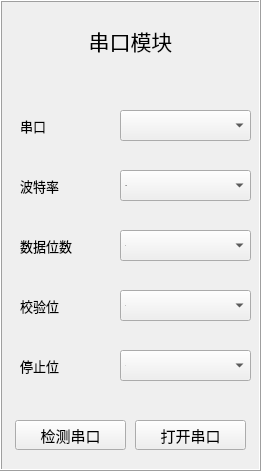
   <widget class="QFrame" name="frame">
    <property name="geometry">
     <rect>
      <x>10</x>
      <y>10</y>
      <width>261</width>
      <height>471</height>
     </rect>
    </property>
    <property name="sizePolicy">
     <sizepolicy hsizetype="Fixed" vsizetype="Fixed">
      <horstretch>0</horstretch>
      <verstretch>0</verstretch>
     </sizepolicy>
    </property>
    <property name="frameShape">
     <enum>QFrame::Box</enum>
    </property>
    <property name="frameShadow">
     <enum>QFrame::Raised</enum>
    </property>
    <widget class="QLabel" name="label_61">
     <property name="geometry">
      <rect>
       <x>10</x>
       <y>20</y>
       <width>241</width>
       <height>41</height>
      </rect>
     </property>
     <property name="sizePolicy">
      <sizepolicy hsizetype="Fixed" vsizetype="Fixed">
       <horstretch>0</horstretch>
       <verstretch>0</verstretch>
      </sizepolicy>
     </property>
     <property name="maximumSize">
      <size>
       <width>16777215</width>
       <height>16777215</height>
      </size>
     </property>
     <property name="font">
      <font>
       <pointsize>16</pointsize>
      </font>
     </property>
     <property name="text">
      <string>串口模块</string>
     </property>
     <property name="alignment">
      <set>Qt::AlignCenter</set>
     </property>
    </widget>
    <widget class="QLabel" name="label_5">
     <property name="geometry">
      <rect>
       <x>20</x>
       <y>110</y>
       <width>91</width>
       <height>31</height>
      </rect>
     </property>
     <property name="sizePolicy">
      <sizepolicy hsizetype="Fixed" vsizetype="Fixed">
       <horstretch>0</horstretch>
       <verstretch>0</verstretch>
      </sizepolicy>
     </property>
     <property name="font">
      <font>
       <pointsize>10</pointsize>
      </font>
     </property>
     <property name="text">
      <string>串口</string>
     </property>
    </widget>
    <widget class="QComboBox" name="ComboBox_Port">
     <property name="geometry">
      <rect>
       <x>120</x>
       <y>110</y>
       <width>131</width>
       <height>31</height>
      </rect>
     </property>
     <property name="sizePolicy">
      <sizepolicy hsizetype="Fixed" vsizetype="Fixed">
       <horstretch>0</horstretch>
       <verstretch>0</verstretch>
      </sizepolicy>
     </property>
     <property name="font">
      <font>
       <family>Microsoft YaHei</family>
       <pointsize>-1</pointsize>
       <weight>50</weight>
       <italic>false</italic>
       <bold>false</bold>
      </font>
     </property>
     <property name="styleSheet">
      <string notr="true"/>
     </property>
    </widget>
    <widget class="QComboBox" name="ComboBox_Baud">
     <property name="geometry">
      <rect>
       <x>120</x>
       <y>170</y>
       <width>131</width>
       <height>31</height>
      </rect>
     </property>
     <property name="sizePolicy">
      <sizepolicy hsizetype="Fixed" vsizetype="Fixed">
       <horstretch>0</horstretch>
       <verstretch>0</verstretch>
      </sizepolicy>
     </property>
     <property name="font">
      <font>
       <family>Microsoft YaHei</family>
       <pointsize>-1</pointsize>
       <weight>50</weight>
       <italic>false</italic>
       <bold>false</bold>
      </font>
     </property>
     <property name="styleSheet">
      <string notr="true"/>
     </property>
     <item>
      <property name="text">
       <string>1200</string>
      </property>
     </item>
     <item>
      <property name="text">
       <string>2400</string>
      </property>
     </item>
     <item>
      <property name="text">
       <string>4800</string>
      </property>
     </item>
     <item>
      <property name="text">
       <string>9600</string>
      </property>
     </item>
     <item>
      <property name="text">
       <string>14400</string>
      </property>
     </item>
     <item>
      <property name="text">
       <string>19200</string>
      </property>
     </item>
     <item>
      <property name="text">
       <string>28800</string>
      </property>
     </item>
     <item>
      <property name="text">
       <string>38400</string>
      </property>
     </item>
     <item>
      <property name="text">
       <string>57600</string>
      </property>
     </item>
     <item>
      <property name="text">
       <string>115200</string>
      </property>
     </item>
     <item>
      <property name="text">
       <string>230400</string>
      </property>
     </item>
     <item>
      <property name="text">
       <string>460800</string>
      </property>
     </item>
     <item>
      <property name="text">
       <string>921600</string>
      </property>
     </item>
    </widget>
    <widget class="QLabel" name="label_4">
     <property name="geometry">
      <rect>
       <x>20</x>
       <y>170</y>
       <width>91</width>
       <height>31</height>
      </rect>
     </property>
     <property name="sizePolicy">
      <sizepolicy hsizetype="Fixed" vsizetype="Fixed">
       <horstretch>0</horstretch>
       <verstretch>0</verstretch>
      </sizepolicy>
     </property>
     <property name="font">
      <font>
       <pointsize>10</pointsize>
      </font>
     </property>
     <property name="text">
      <string>波特率</string>
     </property>
    </widget>
    <widget class="QComboBox" name="ComboBox_BitNum">
     <property name="geometry">
      <rect>
       <x>120</x>
       <y>230</y>
       <width>131</width>
       <height>31</height>
      </rect>
     </property>
     <property name="sizePolicy">
      <sizepolicy hsizetype="Fixed" vsizetype="Fixed">
       <horstretch>0</horstretch>
       <verstretch>0</verstretch>
      </sizepolicy>
     </property>
     <property name="font">
      <font>
       <family>Microsoft YaHei</family>
       <pointsize>-1</pointsize>
       <weight>50</weight>
       <italic>false</italic>
       <bold>false</bold>
      </font>
     </property>
     <item>
      <property name="text">
       <string>8</string>
      </property>
     </item>
     <item>
      <property name="text">
       <string>5</string>
      </property>
     </item>
     <item>
      <property name="text">
       <string>6</string>
      </property>
     </item>
     <item>
      <property name="text">
       <string>7</string>
      </property>
     </item>
    </widget>
    <widget class="QComboBox" name="ComboBox_Parity">
     <property name="geometry">
      <rect>
       <x>120</x>
       <y>290</y>
       <width>131</width>
       <height>31</height>
      </rect>
     </property>
     <property name="sizePolicy">
      <sizepolicy hsizetype="Fixed" vsizetype="Fixed">
       <horstretch>0</horstretch>
       <verstretch>0</verstretch>
      </sizepolicy>
     </property>
     <property name="font">
      <font>
       <family>Microsoft YaHei</family>
       <pointsize>-1</pointsize>
       <weight>50</weight>
       <italic>false</italic>
       <bold>false</bold>
      </font>
     </property>
     <item>
      <property name="text">
       <string>0</string>
      </property>
     </item>
     <item>
      <property name="text">
       <string>-1</string>
      </property>
     </item>
     <item>
      <property name="text">
       <string>2</string>
      </property>
     </item>
     <item>
      <property name="text">
       <string>3</string>
      </property>
     </item>
     <item>
      <property name="text">
       <string>4</string>
      </property>
     </item>
     <item>
      <property name="text">
       <string>5</string>
      </property>
     </item>
    </widget>
    <widget class="QComboBox" name="ComboBox_Stop">
     <property name="geometry">
      <rect>
       <x>120</x>
       <y>350</y>
       <width>131</width>
       <height>31</height>
      </rect>
     </property>
     <property name="sizePolicy">
      <sizepolicy hsizetype="Fixed" vsizetype="Fixed">
       <horstretch>0</horstretch>
       <verstretch>0</verstretch>
      </sizepolicy>
     </property>
     <property name="font">
      <font>
       <family>Microsoft YaHei</family>
       <pointsize>-1</pointsize>
       <weight>50</weight>
       <italic>false</italic>
       <bold>false</bold>
      </font>
     </property>
     <item>
      <property name="text">
       <string>1</string>
      </property>
     </item>
     <item>
      <property name="text">
       <string>2</string>
      </property>
     </item>
    </widget>
    <widget class="QLabel" name="label_3">
     <property name="geometry">
      <rect>
       <x>20</x>
       <y>230</y>
       <width>91</width>
       <height>31</height>
      </rect>
     </property>
     <property name="sizePolicy">
      <sizepolicy hsizetype="Fixed" vsizetype="Fixed">
       <horstretch>0</horstretch>
       <verstretch>0</verstretch>
      </sizepolicy>
     </property>
     <property name="font">
      <font>
       <pointsize>10</pointsize>
      </font>
     </property>
     <property name="text">
      <string>数据位数</string>
     </property>
    </widget>
    <widget class="QLabel" name="label_2">
     <property name="geometry">
      <rect>
       <x>20</x>
       <y>290</y>
       <width>91</width>
       <height>31</height>
      </rect>
     </property>
     <property name="sizePolicy">
      <sizepolicy hsizetype="Fixed" vsizetype="Fixed">
       <horstretch>0</horstretch>
       <verstretch>0</verstretch>
      </sizepolicy>
     </property>
     <property name="font">
      <font>
       <pointsize>10</pointsize>
      </font>
     </property>
     <property name="text">
      <string>校验位</string>
     </property>
    </widget>
    <widget class="QLabel" name="label">
     <property name="geometry">
      <rect>
       <x>20</x>
       <y>350</y>
       <width>91</width>
       <height>31</height>
      </rect>
     </property>
     <property name="sizePolicy">
      <sizepolicy hsizetype="Fixed" vsizetype="Fixed">
       <horstretch>0</horstretch>
       <verstretch>0</verstretch>
      </sizepolicy>
     </property>
     <property name="font">
      <font>
       <pointsize>10</pointsize>
      </font>
     </property>
     <property name="text">
      <string>停止位</string>
     </property>
    </widget>
    <widget class="QPushButton" name="PushButton_CheckSerial">
     <property name="geometry">
      <rect>
       <x>15</x>
       <y>420</y>
       <width>111</width>
       <height>30</height>
      </rect>
     </property>
     <property name="sizePolicy">
      <sizepolicy hsizetype="Fixed" vsizetype="Fixed">
       <horstretch>0</horstretch>
       <verstretch>0</verstretch>
      </sizepolicy>
     </property>
     <property name="maximumSize">
      <size>
       <width>16777215</width>
       <height>30</height>
      </size>
     </property>
     <property name="font">
      <font>
       <pointsize>11</pointsize>
       <weight>50</weight>
       <bold>false</bold>
      </font>
     </property>
     <property name="styleSheet">
      <string notr="true"/>
     </property>
     <property name="text">
      <string>检测串口</string>
     </property>
     <property name="checkable">
      <bool>false</bool>
     </property>
     <property name="autoDefault">
      <bool>false</bool>
     </property>
     <property name="default">
      <bool>false</bool>
     </property>
     <property name="flat">
      <bool>false</bool>
     </property>
    </widget>
    <widget class="QPushButton" name="PushButton_OpenSerial">
     <property name="geometry">
      <rect>
       <x>135</x>
       <y>420</y>
       <width>111</width>
       <height>30</height>
      </rect>
     </property>
     <property name="sizePolicy">
      <sizepolicy hsizetype="Fixed" vsizetype="Fixed">
       <horstretch>0</horstretch>
       <verstretch>0</verstretch>
      </sizepolicy>
     </property>
     <property name="maximumSize">
      <size>
       <width>16777215</width>
       <height>30</height>
      </size>
     </property>
     <property name="font">
      <font>
       <pointsize>11</pointsize>
       <weight>50</weight>
       <bold>false</bold>
      </font>
     </property>
     <property name="styleSheet">
      <string notr="true"/>
     </property>
     <property name="text">
      <string>打开串口</string>
     </property>
     <property name="checkable">
      <bool>false</bool>
     </property>
    </widget>
   </widget>
